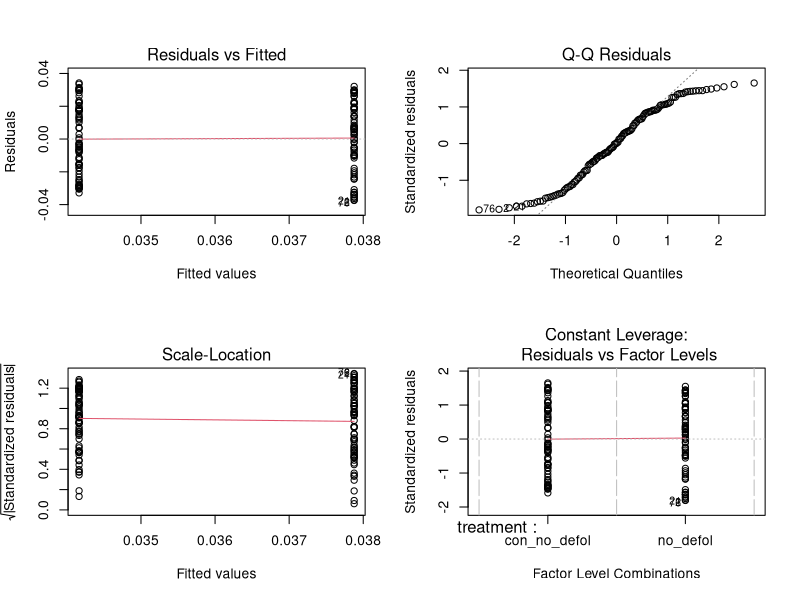
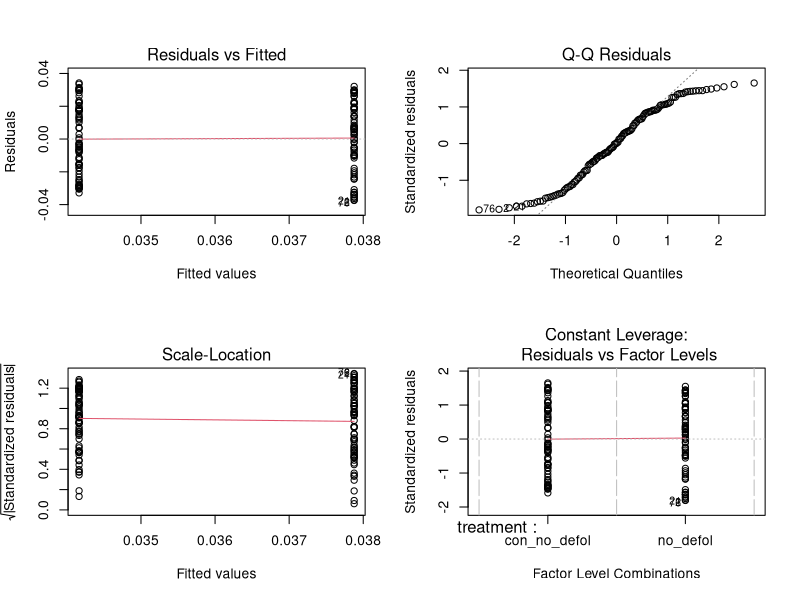
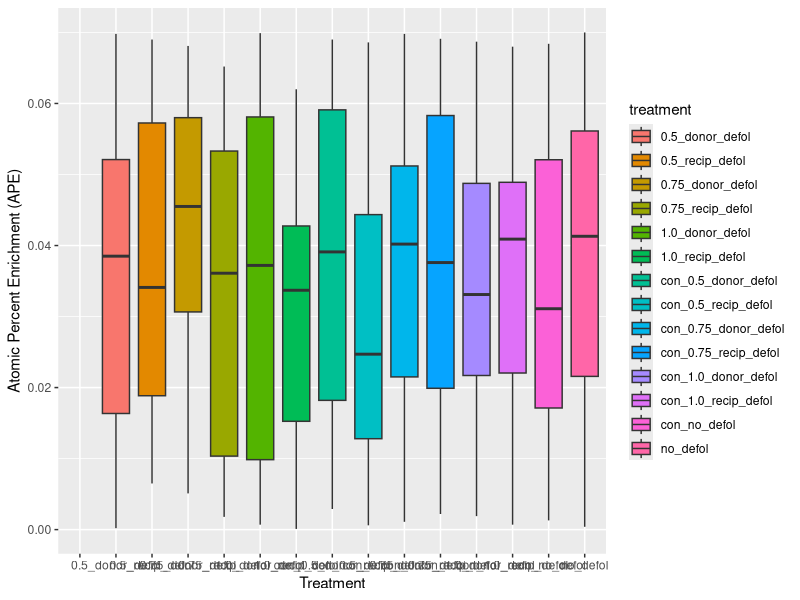
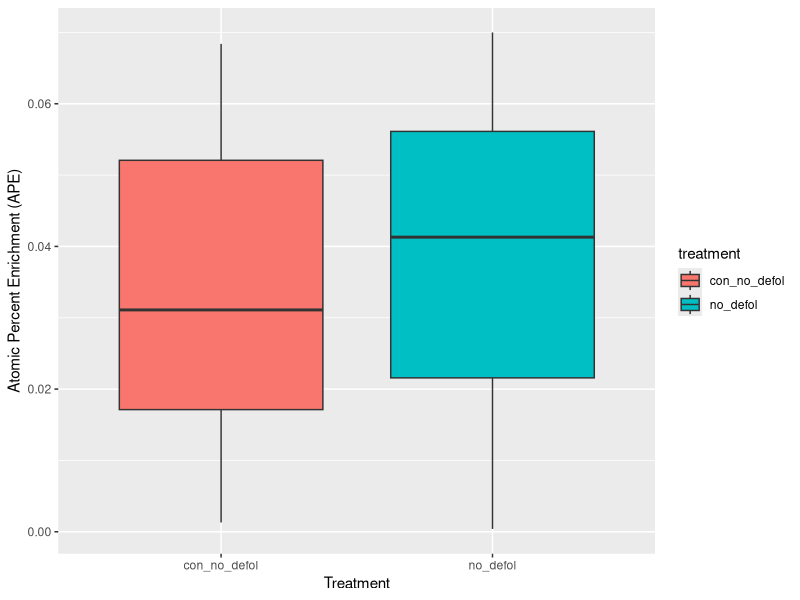

The R script that drew these images, in order: (Note: this script raises an error after producing the figures.)
#load the data 
mock_foliar <- read.csv(file = './data/mock_foliar.csv')
head(mock_foliar)

#####Power Analysis############################################################################# 
#####Conduct a power analysis to determine if there are enough experimental replications to detect a trend




#make a graph looking at all treatment types and export as graph to figs folder
library(ggplot2)
pdf('./figs/mock_foliar_all_treatments.pdf') #pdf will show up in figs folder
par(mfrow = c(1,1))
ggplot(mock_foliar, aes(x=treatment,y=APE,fill=treatment))+geom_boxplot()+ylab("Atomic Percent Enrichment (APE)")+xlab("Treatment")
dev.off() #where to stop pdf





#####No Defol############################################################################# 
#####No defoliaiton occured in this experimental treatment. 
#####In the control group, cores were rotated to sever mycorrhizal connections.

#subset the data
no_defol <- subset(mock_foliar, treatment %in% c('no_defol', 'con_no_defol'))
View(no_defol)
data.frame(no_defol)

#make a graph: 
pdf('./figs/no_defol.vs.con_no_defol.pdf') #pdf will show up in figs folder
par(mfrow = c(1,1))
ggplot(no_defol, aes(x= treatment, y=APE,fill=treatment))+geom_boxplot()+ylab("Atomic Percent Enrichment (APE)")+xlab("Treatment")
dev.off()

#Create a model: no defol vs. control no defol
library(car)
lm_no_defol <- lm(APE ~ treatment, data=no_defol)
Anova(lm_no_defol)
summary(lm_no_defol)

#check residuals of the model
par(mfrow = c(2, 2))
plot(lm_no_defol) 
plot(lm_no_defol) 
#the residuals vs. fitted and the Scale-Location graphs: look for normal spread of points along red line, patterns show issues with homoscedasticity
#The Q-Q plot: look for points hugging red line, deviance from line shows issues with residuals
#The Residuals vs Leverage graph indicates if there are large outliers that have a disproportionate effect on the regression

#Tukey test to see if different plant tissue groups enriched differently
#subset the data more to look at tissue groups and APE for no_defol treatment
tissue_no_defol <- subset(mock_foliar, treatment %in% c('no_defol'))
View(tissue_no_defol)
data.frame(tissue_no_defol)
#build the model and run TukeyHSD
aov_tissue_no_defol <- aov(APE ~ tissue, data = tissue_no_defol)
summary(aov_tissue_no_defol)
TukeyHSD(aov_tissue_no_defol, 'tissue', ordered = TRUE, conf.level = 0.95)
plot(TukeyHSD(aov_no_defol, 'tissue'))




#####0.5 Defol#############################################################################
#####In this experimental treatment, designated seedlings had 50% of their needles removed to trigger a root senescence event 
#####In the control group, cores were rotated to sever mycorrhizal connections
